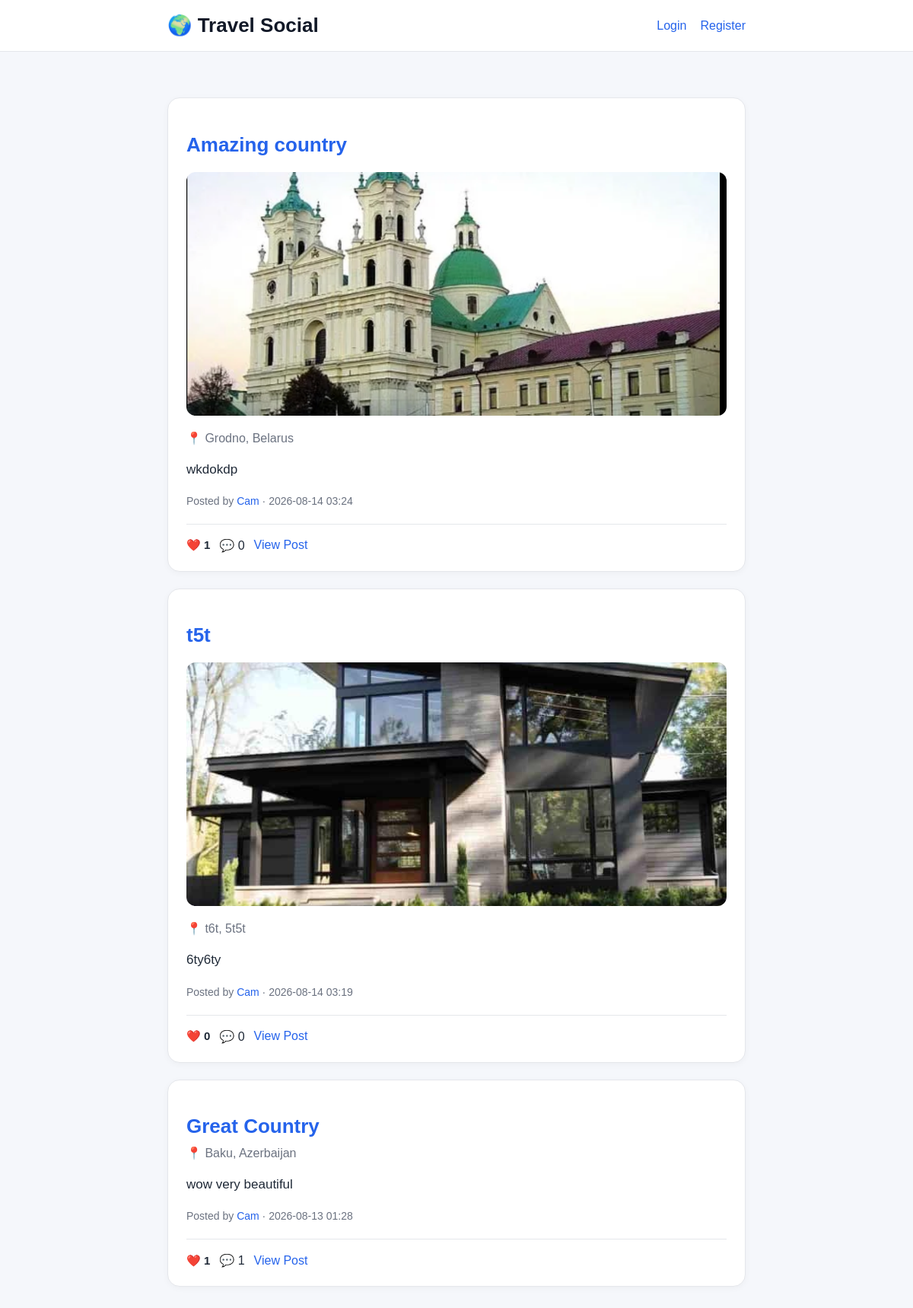
The page / on the database its author committed.
### models.py (models this page shows, shortened)
class TravelPost(db.Model):
    id = db.Column(db.Integer, primary_key=True)
    title = db.Column(db.String(100), nullable=False)
    description = db.Column(db.Text, nullable=False)
    country = db.Column(db.String(50), nullable=False)
    city = db.Column(db.String(50), nullable=False)
    created_at = db.Column(db.DateTime, nullable=False, default=datetime.utcnow)
    user_id = db.Column(db.Integer, db.ForeignKey('user.id'), nullable=False)
    image_filename = db.Column(db.String(255), nullable=True)
    comments = db.relationship('Comment', backref='post', lazy=True, cascade="all, delete-orphan")
    likes = db.relationship('Like', backref='post', lazy=True, cascade="all, delete-orphan")

class User(db.Model, UserMixin):
    id = db.Column(db.Integer, primary_key=True)
    username = db.Column(db.String(80), unique=True, nullable=False, index=True)
    email = db.Column(db.String(120), unique=True, nullable=False, index=True)
    password_hash = db.Column(db.String(200), nullable=False)
    posts = db.relationship('TravelPost', backref='author', lazy=True)
    comments = db.relationship('Comment', backref='author', lazy=True)
    likes = db.relationship('Like', backref='user', lazy=True)

### app.py (the view)
@app.route("/")
def home():
    posts = TravelPost.query.order_by(TravelPost.created_at.desc()).all()
    return render_template("home.html", posts=posts)

### templates/home.html (shortened to what this page needs)
<!DOCTYPE html>
<html lang="en">
<head>
    <link rel="stylesheet"
          href="{{ url_for('static', filename='style.css') }}">
</head>
<body>
<header class="site-header">
    <div class="site-header-inner">
        <div class="logo">
            🌍 Travel Social
        </div>
        <div class="nav-links">
            {% if current_user.is_authenticated %}
                <a href="{{ url_for('create_post') }}">
                    Create Post
                </a>
                <a href="{{ url_for('profile', username=current_user.username) }}">
                    Profile
                </a>
                <a href="{{ url_for('logout') }}">
                    Logout
                </a>
            {% else %}
                <a href="{{ url_for('login') }}">
                    Login
                </a>
                <a href="{{ url_for('register') }}">
                    Register
                </a>
            {% endif %}
        </div>
    </div>
</header>
<div class="container">
    {% if posts %}
        {% for post in posts %}
            <div class="post-card">
                <h2 class="post-title">
                    <a href="{{ url_for('post_detail', post_id=post.id) }}">
                        {{ post.title }}
                    </a>
                </h2>
                {% if post.image_filename %}
                    <a href="{{ url_for('post_detail', post_id=post.id) }}">
                        <img
                            src="{{ url_for('static', filename='uploads/' + post.image_filename) }}"
                            alt="{{ post.title }}"
                            class="post-image"
                        >
                    </a>
                {% endif %}
                <div class="post-location">
                    📍 {{ post.city }}, {{ post.country }}
                </div>
                <p class="post-description">
                    {{ post.description }}
                </p>
                <div class="post-meta">
                    Posted by
                    <a href="{{ url_for('profile', username=post.author.username) }}">
                        {{ post.author.username }}
                    </a>
                    ·
                    {{ post.created_at.strftime("%Y-%m-%d %H:%M") }}
                </div>
                <div class="post-actions">
                    <span class="like-count">
                        ❤️ {{ post.likes|length }}
                    </span>
                    <span>
                        💬 {{ post.comments|length }}
                    </span>
                    <a href="{{ url_for('post_detail', post_id=post.id) }}">
                        View Post
                    </a>
                </div>
            </div>
        {% endfor %}
    {% endif %}
</div>
</body>
</html>

### static/style.css (style rules this page uses)
body { font-family: Arial, Helvetica, sans-serif; background: #f5f7fb; margin: 0; color: #1f2937; }
.container { width: 92%; max-width: 760px; margin: 0 auto; padding: 30px 0 60px; }
h1, h2, h3 { color: #111827; }
a { color: #2563eb; text-decoration: none; }
.site-header { background: white; border-bottom: 1px solid #e5e7eb; padding: 18px 0; margin-bottom: 30px; }
.site-header-inner { width: 92%; max-width: 760px; margin: 0 auto; display: flex; justify-content: space-between; align-items: center; }
.logo { font-size: 26px; font-weight: 700; color: #111827; }
.nav-links { display: flex; gap: 18px; }
.post-card { background: white; border-radius: 16px; padding: 24px; margin-bottom: 22px; border: 1px solid #e5e7eb; box-shadow: 0 2px 8px rgba(0, 0, 0, 0.04); }
.post-title { font-size: 26px; margin-bottom: 10px; }
.post-location { color: #6b7280; margin-bottom: 18px; }
.post-description { font-size: 17px; line-height: 1.6; }
.post-meta { margin-top: 20px; color: #6b7280; font-size: 14px; }
.post-actions { display: flex; align-items: center; gap: 12px; margin-top: 22px; padding-top: 18px; border-top: 1px solid #e5e7eb; }
.like-count { font-size: 15px; font-weight: 600; }
.post-image { width: 100%; height: 320px; object-fit: cover; border-radius: 12px; margin: 20px 0; display: block; }

### rows shown on the page
TravelPost: title "Amazing country", image_filename (picture), city "Grodno", country "Belarus", description "wkdokdp", author.username "Cam", created_at "2026-08-14 03:24", likes|length "1", comments|length "0"
TravelPost: title "t5t", image_filename (picture), city "t6t", country "5t5t", description "6ty6ty", author.username "Cam", created_at "2026-08-14 03:19", likes|length "0", comments|length "0"
TravelPost: title "Great Country", city "Baku", country "Azerbaijan", description "wow very beautiful", author.username "Cam", created_at "2026-08-13 01:28", likes|length "1", comments|length "1"
